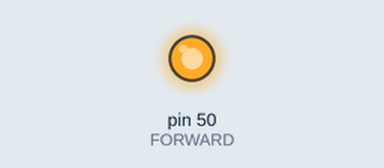
Simulated run of this sketch. Board: Arduino Mega 2560, built with avr-gcc and run on an emulated ATmega2560. On the bench: output pins drawn as LEDs (lit = HIGH).

Above: at 2.0 s.
At 6.5 s:
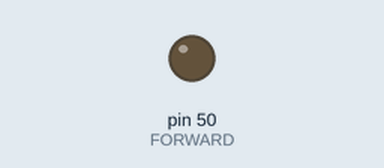
Timing chart, 0 to 7.9 s (numbered marks = the images above):
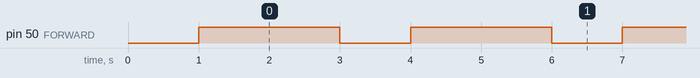

Measured:
- by itself, pin 50 (FORWARD): alternates HIGH for 2.0 s and LOW for 1.0 s

The sketch:

One_Linear_Actuator.ino
```cpp
/*
Author - Chandan Sinha
Date - March 1, 2023

This code just activates the keyes-SR1y relay module which is used to close the switch for
bigger OONO F-1021 Forward & Reverse Relay Module (connected to 120VAC - 24VDC power supply)
to drive one Progressive Automation PA-17P-4-2000 Linear Actuator
*/

#define FORWARD 50 // Connect the smaller relay module to this pin on Arduino Mega

void setup() {
  // put your setup code here, to run once:
  Serial.begin(9600);
  pinMode(FORWARD, OUTPUT);
  delay(1000);
}

void loop() {
  // put your main code here, to run repeatedly:
  digitalWrite(FORWARD, HIGH);
  delay(2000);
  digitalWrite(FORWARD, LOW);
  delay(1000);
}
```
